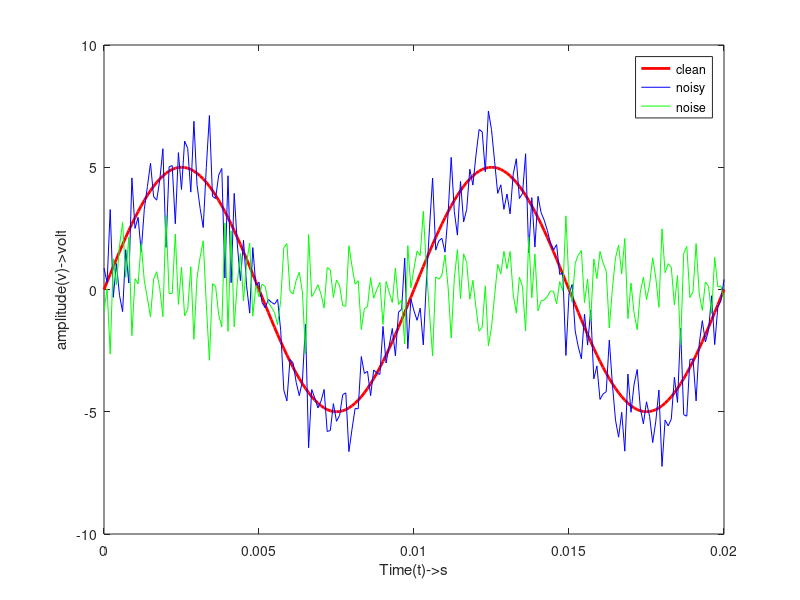

MATLAB code for this plot: (Note: this script raises an error after producing the figure.)
clc;
%A=[1 2 3]
%A=[1;2;3 ]
%B=[4 ;5 ;6]
%C=[7; 8; 9]
%M=[A B C]
%D=[M(3,2)]
%E=[M(2,:)]
%F=[M(:,2)]

%M=[3 -11 5;4 -8 12;7 -5 -12]
%N=[-5 12 4;7 -3 2;-12 15 -16 ]
%Multi=M*N

%A=complex(6,8) % complex number declaration
%B=abs(A)  %Magnitude
%C=angle(A) % Angle declaration
Amp=5;
f=100;
T=1/f;
t=0:0.0001:2*T;

A=Amp*sin(2*pi*f*t)
db=10;
xn=awgn(A,db,'measured')
n=A-xn;
%B=Amp*cos(2*pi*f*t)
figure;

%subplot(2,1,1);
plot(t,A,'r','linewidth',2)
xlabel('Time(t)->s')
ylabel('amplitude(v)->volt')
hold on
%subplot(2,1,2)
plot(t,xn,'b')
hold on
plot(t,n,'g')
legend('clean','noisy','noise')
%grid on
%xlabel('Time domain(t)')
%ylabel('amplitude(volt)')
SNR=snr(xn,n)









